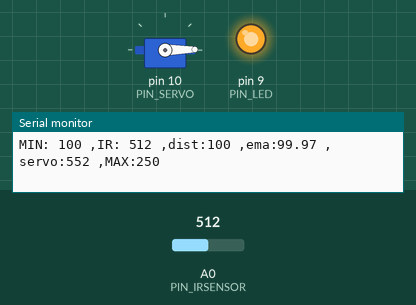
Simulated run of this sketch. Board: Arduino Uno, built with avr-gcc and run on an emulated ATmega328P. Shown: servo, output pins drawn as LEDs (lit = HIGH), the last lines printed to the serial monitor. The inputs (shaded band) are chosen by the test bench; at power-on: A0 (PIN_IRSENSOR) = 512.

Above: at 1.2 s.
1.3 s: A0 (PIN_IRSENSOR) set to 358
2.8 s: A0 (PIN_IRSENSOR) set to 333
At 4.3 s:
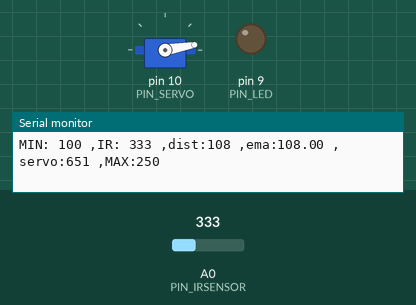
5.8 s: A0 (PIN_IRSENSOR) set to 306
At 6.7 s:
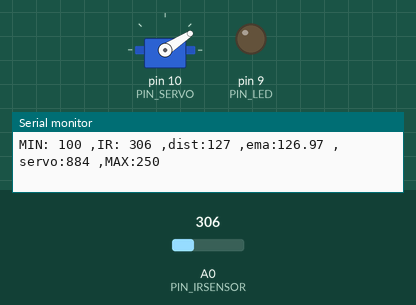
8.8 s: A0 (PIN_IRSENSOR) set to 240
At 10.6 s:
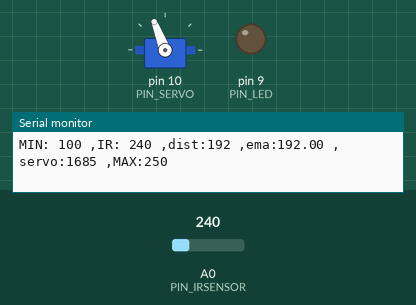
11.8 s: A0 (PIN_IRSENSOR) set to 122
At 12.2 s:
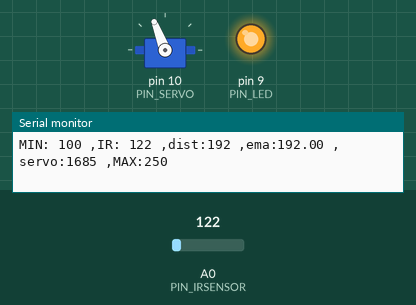
Timing chart, 0 to 14.3 s (numbered marks = the images above; inputs shaded):
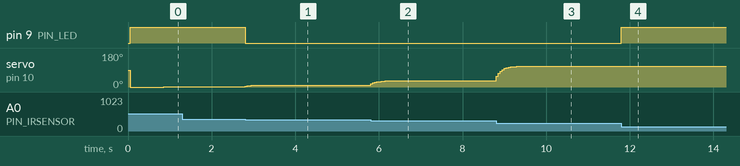

Measured:
- the behaviour switches between 348 and 347 on A0 (PIN_IRSENSOR) (found by bisection; images 0 and 1)
- after the input at 2.8 s, pin 9 (PIN_LED): HIGH → LOW at once; servo on pin 10 (PIN_SERVO): 1° → 9° at once, → 10° 0.30 s later
- after the input at 5.8 s, servo on pin 10 (PIN_SERVO): moves from 10° to 33° over 0.50 s, starting at once
- after the input at 8.8 s, servo on pin 10 (PIN_SERVO): moves from 33° to 111° over 0.90 s, starting at once
- after the input at 11.8 s, pin 9 (PIN_LED): LOW → HIGH at once

The sketch:

17_example_1.ino
```cpp
#include <Servo.h>

// Arduino pin assignment

#define PIN_POTENTIOMETER 3 // Potentiometer at Pin A3
#define PIN_IRSENSOR 0 // Add IR Sensor Definition Here !!!
#define PIN_SERVO 10
#define PIN_LED 9

#define _DUTY_MIN 553  // servo full clock-wise position (0 degree)
#define _DUTY_NEU 1476 // servo neutral position (90 degree)
#define _DUTY_MAX 2399 // servo full counter-clockwise position (180 degree)
#define _DIST_MIN 100 // minimum distance to be measured (unit: mm)
#define _DIST_MAX 250 // maximum distance to be measured (unit: mm)

#define LOOP_INTERVAL 50   // Loop Interval (unit: msec)

#define _EMA_ALPHA 0.3

Servo myservo;
float dist_ema, dist_prev = _DIST_MAX; // unit: mm
unsigned long last_loop_time;   // unit: msec

void setup()
{
  pinMode(PIN_LED, OUTPUT);
  myservo.attach(PIN_SERVO);
  myservo.writeMicroseconds(_DUTY_NEU);
  dist_prev = _DIST_MIN;
  Serial.begin(2000000);
}

void loop()
{
  unsigned long time_curr = millis();
  int a_value, duty, dist;

  // wait until next event time
  if (time_curr < (last_loop_time + LOOP_INTERVAL))
    return;
  last_loop_time += LOOP_INTERVAL;

  // Read IR Sensor value !!!
  a_value = analogRead(PIN_IRSENSOR);

  // Convert IR sensor value into distance !!!
  dist = (6762.0/(a_value-9)-4.0)*10.0 - 60.0;

  // we need distance range filter here !!!
  if (dist < _DIST_MIN) {
    dist = dist_prev;           // cut lower than minimum
    digitalWrite(PIN_LED, 1);       // LED OFF
  } else if (dist > _DIST_MAX) {
    dist = dist_prev;           // Cut higher than maximum
    digitalWrite(PIN_LED, 1);       // LED OFF
  } else {    // In desired Range
    digitalWrite(PIN_LED, 0);       // LED ON
    dist_prev = dist;
  }

  // we need EMA filter here !!!
  dist_ema = _EMA_ALPHA * dist + (1-_EMA_ALPHA) * dist_ema;

  // map distance into duty
  duty = (dist_ema - 100)*(_DUTY_MAX - _DUTY_MIN)/150 + _DUTY_MIN;
  myservo.writeMicroseconds(duty);

  // print IR sensor value, distance, duty !!!
  Serial.print("MIN: ");     Serial.print(_DIST_MIN);
  Serial.print(" ,IR: ");    Serial.print(a_value);
  Serial.print(" ,dist:");   Serial.print(dist);
  Serial.print(" ,ema:");    Serial.print(dist_ema);
  Serial.print(" ,servo:");  Serial.print(duty);
  Serial.print(" ,MAX:");    Serial.print(_DIST_MAX);
  Serial.println("");
}
```
